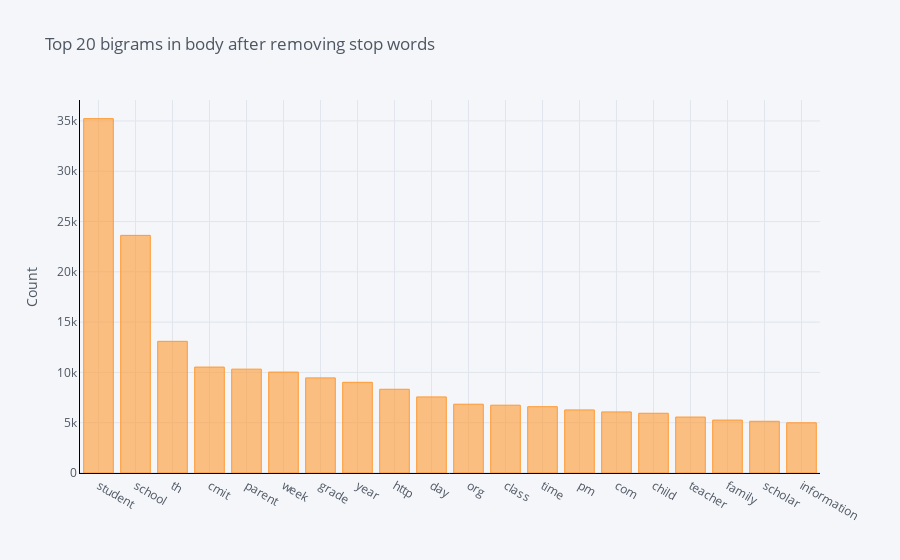

Notebook code for this chart:
### Code cell
df2.groupby('body1').sum()['count'].sort_values(ascending=False).iplot(
    kind='bar', yTitle='Count', linecolor='black', title='Top 20 bigrams in body after removing stop words')

### Figure 1 — Plotly figure (JSON) as saved in the notebook; plotly's stock layout.template omitted (floating-point values rounded to 4 significant figures)
{"data": [{"marker": {"color": "rgba(255, 153, 51, 0.6)", "line": {"color": "rgba(255, 153, 51, 1.0)", "width": 1}}, "name": "count", "orientation": "v", "text": "", "type": "bar", "x": ["student", "school", "th", "cmit", "parent", "week", "grade", "year", "http", "day", "org", "class", "time", "pm", "com", "child", "teacher", "family", "scholar", "information"], "y": [35227, 23625, 13089, 10530, 10324, 10032, 9456, 9017, 8324, 7563, 6839, 6741, 6591, 6270, 6072, 5938, 5562, 5260, 5142, 4991]}], "layout": {"legend": {"bgcolor": "#F5F6F9", "font": {"color": "#4D5663"}}, "paper_bgcolor": "#F5F6F9", "plot_bgcolor": "#F5F6F9", "title": {"font": {"color": "#4D5663"}, "text": "Top 20 bigrams in body after removing stop words"}, "xaxis": {"gridcolor": "#E1E5ED", "linecolor": "black", "showgrid": true, "tickfont": {"color": "#4D5663"}, "title": {"font": {"color": "#4D5663"}, "text": ""}, "zerolinecolor": "#E1E5ED"}, "yaxis": {"gridcolor": "#E1E5ED", "linecolor": "black", "showgrid": true, "tickfont": {"color": "#4D5663"}, "title": {"font": {"color": "#4D5663"}, "text": "Count"}, "zerolinecolor": "#E1E5ED"}}}
